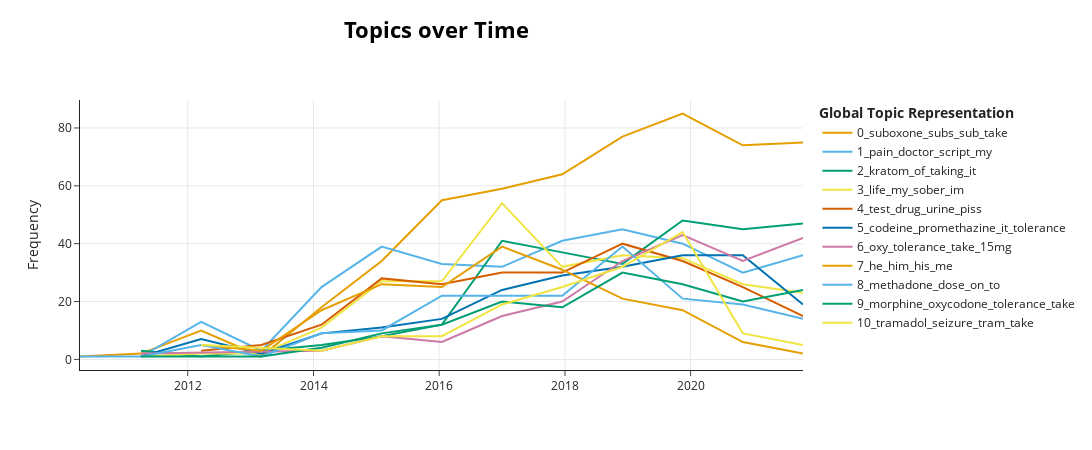

This figure's notebook cell:
### Code cell
topic_model.visualize_topics_over_time(topics_over_time, topics=topic_nums)

### Figure 1 — Plotly figure (JSON) as saved in the notebook; plotly's stock layout.template omitted (floating-point values rounded to 4 significant figures)
{"data": [{"hoverinfo": "text", "hovertext": ["<b>Topic 0</b><br>Words: canada, 2007, exists, approved, websites", "<b>Topic 0</b><br>Words: cause, bupe, brown, subs, 2448", "<b>Topic 0</b><br>Words: subs, suboxone, sub, take, wait", "<b>Topic 0</b><br>Words: subs, pwd, lope, period, 24", "<b>Topic 0</b><br>Words: suboxone, subs, hours, subutex, take", "<b>Topic 0</b><br>Words: suboxone, subs, sub, 8mg, take", "<b>Topic 0</b><br>Words: suboxone, subs, sub, take, 8mg", "<b>Topic 0</b><br>Words: suboxone, subs, sub, take, day", "<b>Topic 0</b><br>Words: suboxone, subs, sub, take, hours", "<b>Topic 0</b><br>Words: suboxone, subs, sub, take, 8mg", "<b>Topic 0</b><br>Words: suboxone, subs, sub, take, 8mg", "<b>Topic 0</b><br>Words: suboxone, subs, sub, take, subutex", "<b>Topic 0</b><br>Words: suboxone, subs, take, sub, wait"], "marker": {"color": "#E69F00"}, "mode": "lines", "name": "0_suboxone_subs_sub_take", "type": "scatter", "x": ["2010-04-15T01:24:18.303000", "2011-04-04T07:39:01.384615", "2012-03-19T00:47:05.769230", "2013-03-03T17:55:10.153846", "2014-02-16T11:03:14.538461", "2015-02-01T04:11:18.923076", "2016-01-16T21:19:23.307692", "2016-12-31T14:27:27.692307", "2017-12-16T07:35:32.076923", "2018-12-01T00:43:36.461538", "2019-11-15T17:51:40.846153", "2020-10-30T10:59:45.230769", "2021-10-15T04:07:49.615384"], "y": [1, 2, 10, 1, 18, 34, 55, 59, 64, 77, 85, 74, 75]}, {"hoverinfo": "text", "hovertext": ["<b>Topic 1</b><br>Words: pain, shift, hospital, was, sleepless", "<b>Topic 1</b><br>Words: ultram, menstrual, refilled, pms, 6pm", "<b>Topic 1</b><br>Words: pain, doctor, script, she, my", "<b>Topic 1</b><br>Words: script, adderall, lovelovelove, toothbrush, floss", "<b>Topic 1</b><br>Words: pain, script, doctor, my, me", "<b>Topic 1</b><br>Words: pain, doctor, script, my, to", "<b>Topic 1</b><br>Words: pain, script, doctor, my, they", "<b>Topic 1</b><br>Words: pain, doctor, script, my, they", "<b>Topic 1</b><br>Words: pain, script, doctor, my, dentist", "<b>Topic 1</b><br>Words: pain, doctor, script, my, to", "<b>Topic 1</b><br>Words: pain, doctor, my, they, script", "<b>Topic 1</b><br>Words: pain, doctor, script, my, me", "<b>Topic 1</b><br>Words: pain, doctor, my, script, they"], "marker": {"color": "#56B4E9"}, "mode": "lines", "name": "1_pain_doctor_script_my", "type": "scatter", "x": ["2010-04-15T01:24:18.303000", "2011-04-04T07:39:01.384615", "2012-03-19T00:47:05.769230", "2013-03-03T17:55:10.153846", "2014-02-16T11:03:14.538461", "2015-02-01T04:11:18.923076", "2016-01-16T21:19:23.307692", "2016-12-31T14:27:27.692307", "2017-12-16T07:35:32.076923", "2018-12-01T00:43:36.461538", "2019-11-15T17:51:40.846153", "2020-10-30T10:59:45.230769", "2021-10-15T04:07:49.615384"], "y": [1, 1, 13, 3, 25, 39, 33, 32, 41, 45, 40, 30, 36]}, {"hoverinfo": "text", "hovertext": ["<b>Topic 2</b><br>Words: kratom, subtle, pillssmack, trythey, gkbgkb", "<b>Topic 2</b><br>Words: intestinal, mitragynine, kratom, knowledgeable, concentrate", "<b>Topic 2</b><br>Words: kratom, lope, sub, 6am, 1mg", "<b>Topic 2</b><br>Words: kratom, kava, paregoric, it, taking", "<b>Topic 2</b><br>Words: kratom, mxe, opiates, it, try", "<b>Topic 2</b><br>Words: kratom, of, for, days, the", "<b>Topic 2</b><br>Words: kratom, taking, oxy, dose, of", "<b>Topic 2</b><br>Words: kratom, grams, day, take, oxy", "<b>Topic 2</b><br>Words: kratom, take, taking, oxy, of", "<b>Topic 2</b><br>Words: kratom, take, withdrawals, hours, withdrawal", "<b>Topic 2</b><br>Words: kratom, taking, it, dose, oxy"], "marker": {"color": "#009E73"}, "mode": "lines", "name": "2_kratom_of_taking_it", "type": "scatter", "x": ["2011-04-04T07:39:01.384615", "2012-03-19T00:47:05.769230", "2014-02-16T11:03:14.538461", "2015-02-01T04:11:18.923076", "2016-01-16T21:19:23.307692", "2016-12-31T14:27:27.692307", "2017-12-16T07:35:32.076923", "2018-12-01T00:43:36.461538", "2019-11-15T17:51:40.846153", "2020-10-30T10:59:45.230769", "2021-10-15T04:07:49.615384"], "y": [3, 1, 5, 8, 12, 41, 37, 33, 48, 45, 47]}, {"hoverinfo": "text", "hovertext": ["<b>Topic 3</b><br>Words: show, tuition, smoking, they, test", "<b>Topic 3</b><br>Words: am, tired, bye, texted, person", "<b>Topic 3</b><br>Words: gat, im, clean, all, suck", "<b>Topic 3</b><br>Words: life, rehab, to, im, all", "<b>Topic 3</b><br>Words: life, my, im, to, in", "<b>Topic 3</b><br>Words: rehab, choose, clean, my, im", "<b>Topic 3</b><br>Words: my, to, sober, im, life", "<b>Topic 3</b><br>Words: im, clean, you, my, life", "<b>Topic 3</b><br>Words: clean, im, sober, you, my", "<b>Topic 3</b><br>Words: life, sober, my, im, and", "<b>Topic 3</b><br>Words: life, sober, my, to, and", "<b>Topic 3</b><br>Words: sober, im, you, clean, and"], "marker": {"color": "#F0E442"}, "mode": "lines", "name": "3_life_my_sober_im", "type": "scatter", "x": ["2011-04-04T07:39:01.384615", "2012-03-19T00:47:05.769230", "2013-03-03T17:55:10.153846", "2014-02-16T11:03:14.538461", "2015-02-01T04:11:18.923076", "2016-01-16T21:19:23.307692", "2016-12-31T14:27:27.692307", "2017-12-16T07:35:32.076923", "2018-12-01T00:43:36.461538", "2019-11-15T17:51:40.846153", "2020-10-30T10:59:45.230769", "2021-10-15T04:07:49.615384"], "y": [1, 2, 2, 11, 27, 27, 54, 32, 36, 35, 26, 23]}, {"hoverinfo": "text", "hovertext": ["<b>Topic 4</b><br>Words: test, piss, plugging, tuesday, bropis", "<b>Topic 4</b><br>Words: test, tests, drug, urine, preemployment", "<b>Topic 4</b><br>Words: test, drug, assay, tested, testing", "<b>Topic 4</b><br>Words: test, urine, drug, piss, dilute", "<b>Topic 4</b><br>Words: test, drug, urine, piss, pass", "<b>Topic 4</b><br>Words: test, drug, piss, pass, monday", "<b>Topic 4</b><br>Words: test, drug, tested, urine, piss", "<b>Topic 4</b><br>Words: test, drug, urine, piss, pass", "<b>Topic 4</b><br>Words: test, drug, pass, piss, tested", "<b>Topic 4</b><br>Words: test, urine, drug, positive, lab", "<b>Topic 4</b><br>Words: test, drug, urine, tests, will"], "marker": {"color": "#D55E00"}, "mode": "lines", "name": "4_test_drug_urine_piss", "type": "scatter", "x": ["2012-03-19T00:47:05.769230", "2013-03-03T17:55:10.153846", "2014-02-16T11:03:14.538461", "2015-02-01T04:11:18.923076", "2016-01-16T21:19:23.307692", "2016-12-31T14:27:27.692307", "2017-12-16T07:35:32.076923", "2018-12-01T00:43:36.461538", "2019-11-15T17:51:40.846153", "2020-10-30T10:59:45.230769", "2021-10-15T04:07:49.615384"], "y": [3, 5, 12, 28, 26, 30, 30, 40, 34, 25, 15]}, {"hoverinfo": "text", "hovertext": ["<b>Topic 5</b><br>Words: chopping, codeine, caffein, tablets, upsetting", "<b>Topic 5</b><br>Words: codeine, syrup, bottle, aches, what", "<b>Topic 5</b><br>Words: codeine, guifenisen, ingested, decent, immunity", "<b>Topic 5</b><br>Words: codeine, took, parachuted, cwe, dosage", "<b>Topic 5</b><br>Words: codeine, antacid, syrup, cwe, 3s", "<b>Topic 5</b><br>Words: codeine, sip, morphine, it, promethazine", "<b>Topic 5</b><br>Words: codeine, promethazine, cwe, tablets, hives", "<b>Topic 5</b><br>Words: codeine, promethazine, it, took, is", "<b>Topic 5</b><br>Words: codeine, promethazine, dhc, herman, dose", "<b>Topic 5</b><br>Words: codeine, promethazine, paracetamol, cwe, some", "<b>Topic 5</b><br>Words: codeine, promethazine, it, syrup, tolerance", "<b>Topic 5</b><br>Words: codeine, syrup, promethazine, phosphate, 300mg"], "marker": {"color": "#0072B2"}, "mode": "lines", "name": "5_codeine_promethazine_it_tolerance", "type": "scatter", "x": ["2011-04-04T07:39:01.384615", "2012-03-19T00:47:05.769230", "2013-03-03T17:55:10.153846", "2014-02-16T11:03:14.538461", "2015-02-01T04:11:18.923076", "2016-01-16T21:19:23.307692", "2016-12-31T14:27:27.692307", "2017-12-16T07:35:32.076923", "2018-12-01T00:43:36.461538", "2019-11-15T17:51:40.846153", "2020-10-30T10:59:45.230769", "2021-10-15T04:07:49.615384"], "y": [1, 7, 2, 9, 11, 14, 24, 29, 32, 36, 36, 19]}, {"hoverinfo": "text", "hovertext": ["<b>Topic 6</b><br>Words: adderall, oxy, headache, 6090, 1020mg", "<b>Topic 6</b><br>Words: 10mg, roxies, oxy, 75, mgsi", "<b>Topic 6</b><br>Words: oxy, tia, tolerance, 15mg, xanax", "<b>Topic 6</b><br>Words: oxy, take, oxys, how, speediness", "<b>Topic 6</b><br>Words: oxy, tolerance, 15mg, hours, take", "<b>Topic 6</b><br>Words: oxy, trazodone, take, oxys, 15mg", "<b>Topic 6</b><br>Words: oxy, take, tolerance, mg, 30mg", "<b>Topic 6</b><br>Words: oxy, tolerance, took, hours, 15mg", "<b>Topic 6</b><br>Words: oxy, tolerance, 30mg, take, safe", "<b>Topic 6</b><br>Words: oxy, take, 15mg, tolerance, hours"], "marker": {"color": "#CC79A7"}, "mode": "lines", "name": "6_oxy_tolerance_take_15mg", "type": "scatter", "x": ["2011-04-04T07:39:01.384615", "2014-02-16T11:03:14.538461", "2015-02-01T04:11:18.923076", "2016-01-16T21:19:23.307692", "2016-12-31T14:27:27.692307", "2017-12-16T07:35:32.076923", "2018-12-01T00:43:36.461538", "2019-11-15T17:51:40.846153", "2020-10-30T10:59:45.230769", "2021-10-15T04:07:49.615384"], "y": [2, 3, 8, 6, 15, 20, 34, 43, 34, 42]}, {"hoverinfo": "text", "hovertext": ["<b>Topic 7</b><br>Words: he, him, said, guy, up", "<b>Topic 7</b><br>Words: he, him, dude, his, me", "<b>Topic 7</b><br>Words: he, him, guy, his, me", "<b>Topic 7</b><br>Words: he, him, his, me, dude", "<b>Topic 7</b><br>Words: he, him, me, his, car", "<b>Topic 7</b><br>Words: he, him, his, me, guy", "<b>Topic 7</b><br>Words: he, him, his, me, hes", "<b>Topic 7</b><br>Words: he, him, his, nick, me", "<b>Topic 7</b><br>Words: he, him, middle, me, his", "<b>Topic 7</b><br>Words: he, dude, hes, him, says", "<b>Topic 7</b><br>Words: he, ubr, main, guy, money"], "marker": {"color": "#E69F00"}, "mode": "lines", "name": "7_he_him_his_me", "type": "scatter", "x": ["2012-03-19T00:47:05.769230", "2013-03-03T17:55:10.153846", "2014-02-16T11:03:14.538461", "2015-02-01T04:11:18.923076", "2016-01-16T21:19:23.307692", "2016-12-31T14:27:27.692307", "2017-12-16T07:35:32.076923", "2018-12-01T00:43:36.461538", "2019-11-15T17:51:40.846153", "2020-10-30T10:59:45.230769", "2021-10-15T04:07:49.615384"], "y": [5, 3, 17, 26, 25, 39, 31, 21, 17, 6, 2]}, {"hoverinfo": "text", "hovertext": ["<b>Topic 8</b><br>Words: canceled, methadone, 2030mg, oxycodone, block", "<b>Topic 8</b><br>Words: methadone, 7mgs, dosed, cost, hours", "<b>Topic 8</b><br>Words: sub, methadone, pwds, taking, dose", "<b>Topic 8</b><br>Words: methadone, mg, dose, sweating, clinic", "<b>Topic 8</b><br>Words: methadone, liquid, dose, xanax, for", "<b>Topic 8</b><br>Words: methadone, dose, subs, on, day", "<b>Topic 8</b><br>Words: methadone, dose, on, of, kadian", "<b>Topic 8</b><br>Words: methadone, on, it, dose, get", "<b>Topic 8</b><br>Words: methadone, dose, clinic, on, take", "<b>Topic 8</b><br>Words: methadone, dose, clinic, on, to", "<b>Topic 8</b><br>Words: methadone, oxy, would, take, methadon", "<b>Topic 8</b><br>Words: methadone, 85mls, alberta, on, any"], "marker": {"color": "#56B4E9"}, "mode": "lines", "name": "8_methadone_dose_on_to", "type": "scatter", "x": ["2011-04-04T07:39:01.384615", "2012-03-19T00:47:05.769230", "2013-03-03T17:55:10.153846", "2014-02-16T11:03:14.538461", "2015-02-01T04:11:18.923076", "2016-01-16T21:19:23.307692", "2016-12-31T14:27:27.692307", "2017-12-16T07:35:32.076923", "2018-12-01T00:43:36.461538", "2019-11-15T17:51:40.846153", "2020-10-30T10:59:45.230769", "2021-10-15T04:07:49.615384"], "y": [1, 5, 1, 9, 10, 22, 22, 22, 39, 21, 19, 14]}, {"hoverinfo": "text", "hovertext": ["<b>Topic 9</b><br>Words: falls, 70mg, average, doses, short", "<b>Topic 9</b><br>Words: doseage, erowid, 130, lb, purchase", "<b>Topic 9</b><br>Words: httpwwwyoutubecomwatchverlijcwdwoc, 20mg10, croaking, gtgt, heartless", "<b>Topic 9</b><br>Words: bioavailability, oral, roxicodone, morphine, eliminated", "<b>Topic 9</b><br>Words: ngmg, lean, take, tolerance, morphine", "<b>Topic 9</b><br>Words: math, oxycodone, tolerance, pills, dosage", "<b>Topic 9</b><br>Words: morphine, oxycodone, mg, opiates, tolerance", "<b>Topic 9</b><br>Words: morphine, tolerance, dose, oxycodone, would", "<b>Topic 9</b><br>Words: morphine, oxycodone, take, tolerance, pills", "<b>Topic 9</b><br>Words: morphine, 10mg, tolerance, 20mg, dose", "<b>Topic 9</b><br>Words: morphine, oxycodone, equivalent, milligram, meperidine", "<b>Topic 9</b><br>Words: morphine, oxycodone, them, how, take"], "marker": {"color": "#009E73"}, "mode": "lines", "name": "9_morphine_oxycodone_tolerance_take", "type": "scatter", "x": ["2011-04-04T07:39:01.384615", "2012-03-19T00:47:05.769230", "2013-03-03T17:55:10.153846", "2014-02-16T11:03:14.538461", "2015-02-01T04:11:18.923076", "2016-01-16T21:19:23.307692", "2016-12-31T14:27:27.692307", "2017-12-16T07:35:32.076923", "2018-12-01T00:43:36.461538", "2019-11-15T17:51:40.846153", "2020-10-30T10:59:45.230769", "2021-10-15T04:07:49.615384"], "y": [1, 1, 1, 4, 9, 12, 20, 18, 30, 26, 20, 24]}, {"hoverinfo": "text", "hovertext": ["<b>Topic 10</b><br>Words: tramadol, seizure, gum, tram, mg", "<b>Topic 10</b><br>Words: tramadol, seizure, doc, yumm, lortabs", "<b>Topic 10</b><br>Words: tramadol, tram, single, pills, take", "<b>Topic 10</b><br>Words: tramadol, wellbutrin, seizure, cymbalta, weight", "<b>Topic 10</b><br>Words: tramadol, seizure, take, snri, any", "<b>Topic 10</b><br>Words: tramadol, 100mg, took, 50mg, tram", "<b>Topic 10</b><br>Words: tramadol, take, took, 200mg, taking", "<b>Topic 10</b><br>Words: tramadol, 50mg, 200mg, tram, 1x", "<b>Topic 10</b><br>Words: tramadol, 150mg, buzz, any, withdrawals", "<b>Topic 10</b><br>Words: tramadol, vibes, sleepy, calm, id"], "marker": {"color": "#F0E442"}, "mode": "lines", "name": "10_tramadol_seizure_tram_take", "type": "scatter", "x": ["2012-03-19T00:47:05.769230", "2014-02-16T11:03:14.538461", "2015-02-01T04:11:18.923076", "2016-01-16T21:19:23.307692", "2016-12-31T14:27:27.692307", "2017-12-16T07:35:32.076923", "2018-12-01T00:43:36.461538", "2019-11-15T17:51:40.846153", "2020-10-30T10:59:45.230769", "2021-10-15T04:07:49.615384"], "y": [5, 3, 8, 8, 19, 25, 32, 44, 9, 5]}], "layout": {"height": 450, "hoverlabel": {"bgcolor": "white", "font": {"family": "Rockwell", "size": 16}}, "legend": {"title": {"text": "<b>Global Topic Representation"}}, "title": {"font": {"color": "Black", "size": 22}, "text": "<b>Topics over Time</b>", "x": 0.4, "xanchor": "center", "y": 0.95, "yanchor": "top"}, "width": 1250, "xaxis": {"showgrid": true}, "yaxis": {"showgrid": true, "title": {"text": "Frequency"}}}}
